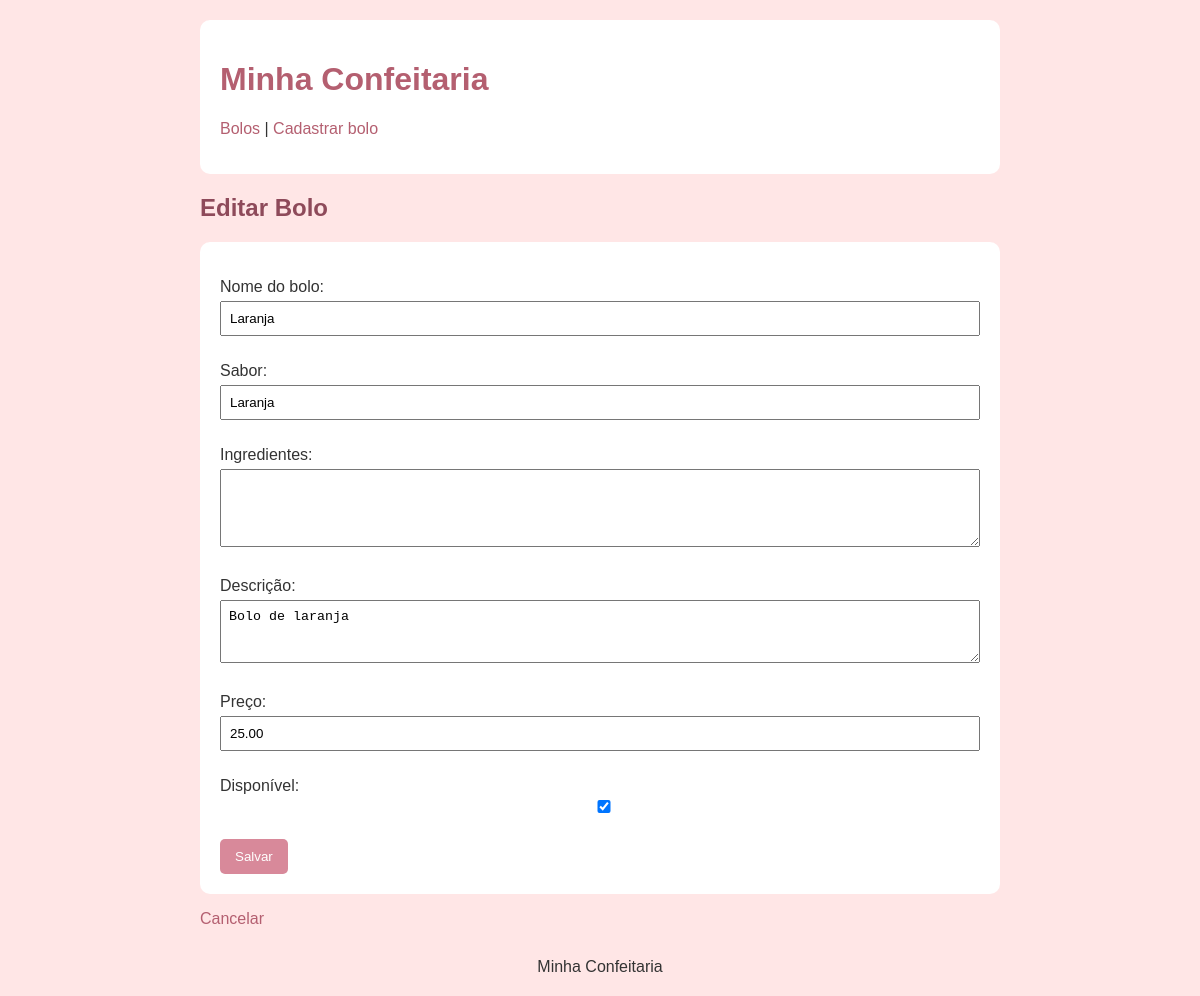
Screenshot of /catalogo/bolos/2/editar/ with the database file from the repository.
### catalogo/models.py (models this page shows, shortened)
class Bolo(models.Model):
    nome = models.CharField(max_length=255)
    sabor = models.CharField(max_length=100)
    ingredientes = models.TextField(default='')
    descricao = models.TextField(blank=True, null=True)
    preco = models.DecimalField(max_digits=6, decimal_places=2)
    disponivel = models.BooleanField(default=True)
    data_cadastro = models.DateTimeField(auto_now_add=True)

### catalogo/views.py (the view)
# urls.py: path('bolos/<int:pk>/editar/', views.editar_bolo, name='editar_bolo'),
def editar_bolo(request, pk):
    bolo = get_object_or_404(Bolo, pk=pk)
    if request.method == 'POST':
        form = BoloForm(request.POST, instance=bolo)
        if form.is_valid():
            form.save()
            return redirect('catalogo:detalhe_bolo', pk=bolo.pk)
    else:
        form = BoloForm(instance=bolo)
    return render(request, 'catalogo/bolo_form.html', {'form': form, 'titulo': 'Editar Bolo', 'bolo': bolo})

### catalogo/forms.py
class BoloForm(forms.ModelForm):
    class Meta:
        model = Bolo
        fields = ['nome', 'sabor', 'ingredientes', 'descricao', 'preco', 'disponivel']
        labels = {
            'nome': 'Nome do bolo',
            'sabor': 'Sabor',
            'ingredientes': 'Ingredientes',
            'descricao': 'Descrição',
            'preco': 'Preço',
            'disponivel': 'Disponível',
        }
        widgets = {
            'ingredientes': forms.Textarea(attrs={'rows': 4}),
            'descricao': forms.Textarea(attrs={'rows': 3}),
        }

### catalogo/templates/catalogo/bolo_form.html (shortened to what this page needs)
{% extends 'catalogo/base.html' %}
{% block content %}
<h2>{{ titulo }}</h2>
<form method="POST">
    {{ form.as_p }}
    <button class="botao" type="submit">Salvar</button>
</form>
{% if bolo %}
    <p><a href="{% url 'catalogo:detalhe_bolo' bolo.pk %}">Cancelar</a></p>
{% else %}
    <p><a href="{% url 'catalogo:lista_bolos' %}">Cancelar</a></p>
{% endif %}
{% endblock %}

### catalogo/static/catalogo/style.css (style rules this page uses)
body { font-family: Arial, sans-serif; background-color: #ffe6e6; color: #333; max-width: 800px; margin: 0 auto; padding: 20px; }
h1, h2 { color: #8e4a5a; }
a { color: #b45f70; text-decoration: none; }
.botao { display: inline-block; background-color: #d8899a; color: white; padding: 10px 15px; border: none; border-radius: 5px; cursor: pointer; text-decoration: none; margin-right: 5px; }
form { background-color: white; padding: 20px; border-radius: 10px; }
input, textarea, select { width: 100%; padding: 8px; margin-top: 5px; margin-bottom: 10px; box-sizing: border-box; }

### rows the page displays
Bolo: nome "Laranja", sabor "Laranja", descricao "Bolo de laranja", preco "25.00", disponivel "☑"

### other values shown
{{ titulo }} "Editar Bolo"
